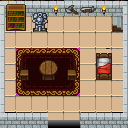

A level layout from a 2D game, rendered from its tile map. Below: a short description, then the map file with its tile-grid data intact:
An orthogonal 8x8 tile map with 16x16 px tiles, 4 tile layers (bg, bg2, bg3, fg), 3 tilesets and 10 objects.

<map version="1.4" tiledversion="1.4.3" orientation="orthogonal" renderorder="right-down" width="8" height="8" tilewidth="16" tileheight="16" infinite="0" nextlayerid="9" nextobjectid="20">
 <editorsettings>
  <export target="json/ts8_in1.json" format="json" />
 </editorsettings>
 <tileset firstgid="1" source="../tilesets/ts8_tr.tsx" />
 <tileset firstgid="257" source="../tilesets/ts8_br.tsx" />
 <tileset firstgid="513" source="../tilesets/ts8_in.tsx" />
 <layer id="1" name="bg" width="8" height="8">
  <properties>
   <property name="layer_type" value="bg" />
   <property name="prio" type="int" value="0" />
  </properties>
  <data encoding="csv">
641,642,642,642,642,642,642,643,
93,93,93,93,93,93,93,662,
93,93,93,93,93,93,93,93,
93,516,518,518,519,93,93,93,
93,532,534,534,535,93,93,93,
93,564,566,566,567,93,93,93,
93,93,93,93,93,93,93,93,
673,674,674,93,93,674,674,675
</data>
 </layer>
 <layer id="5" name="bg2" width="8" height="8">
  <properties>
   <property name="layer_type" value="bg" />
   <property name="prio" type="int" value="1" />
  </properties>
  <data encoding="csv">
0,0,0,679,689,690,679,0,
657,0,0,0,0,0,0,659,
657,0,0,0,0,0,0,659,
657,0,0,0,0,0,0,659,
657,628,629,630,627,0,661,659,
657,0,0,0,0,0,0,659,
657,0,0,0,0,0,0,659,
0,0,0,477,477,0,0,0
</data>
 </layer>
 <layer id="6" name="bg3" width="8" height="8">
  <properties>
   <property name="layer_type" value="bg" />
   <property name="prio" type="int" value="2" />
  </properties>
  <data encoding="csv">
676,677,644,0,0,0,0,0,
692,693,660,0,0,0,0,0,
0,0,0,0,0,0,0,0,
0,0,0,0,0,0,0,0,
0,0,0,0,0,0,0,0,
0,0,0,0,0,0,0,0,
0,0,0,0,0,0,0,0,
0,0,0,0,0,0,0,0
</data>
 </layer>
 <layer id="3" name="fg" width="8" height="8">
  <properties>
   <property name="layer_type" value="fg" />
   <property name="prio" type="int" value="0" />
  </properties>
  <data encoding="csv">
0,0,0,0,0,0,0,0,
0,0,0,0,0,0,0,0,
0,0,0,0,0,0,0,0,
0,612,613,614,611,0,645,0,
0,0,0,0,0,0,0,0,
0,0,0,0,0,0,0,0,
0,0,0,0,0,0,0,0,
0,0,0,0,0,0,0,0
</data>
 </layer>
 <objectgroup color="#ff0000" id="4" name="bounds">
  <object id="1" x="0" y="0" width="4" height="128" />
  <object id="4" x="124" y="0" width="4" height="128" />
  <object id="6" x="4" y="0" width="120" height="16" />
  <object id="8" x="4" y="16" width="44" height="16" />
  <object id="9" x="16" y="68" width="64" height="8" />
  <object id="11" x="4" y="112" width="44" height="16" />
  <object id="12" x="80" y="112" width="44" height="16" />
  <object id="13" x="96" y="60" width="16" height="20" />
 </objectgroup>
 <objectgroup color="#0055ff" id="8" name="teleports">
  <object id="15" x="48" y="128" width="32">
   <properties>
    <property name="dest_frame" type="int" value="0" />
    <property name="dest_x" type="int" value="128" />
    <property name="dest_y" type="int" value="126" />
   </properties>
  </object>
  <object id="17" x="116" y="20" width="8" height="8">
   <properties>
    <property name="dest_frame" type="int" value="5" />
    <property name="dest_x" type="int" value="16" />
    <property name="dest_y" type="int" value="24" />
   </properties>
  </object>
 </objectgroup>
</map>